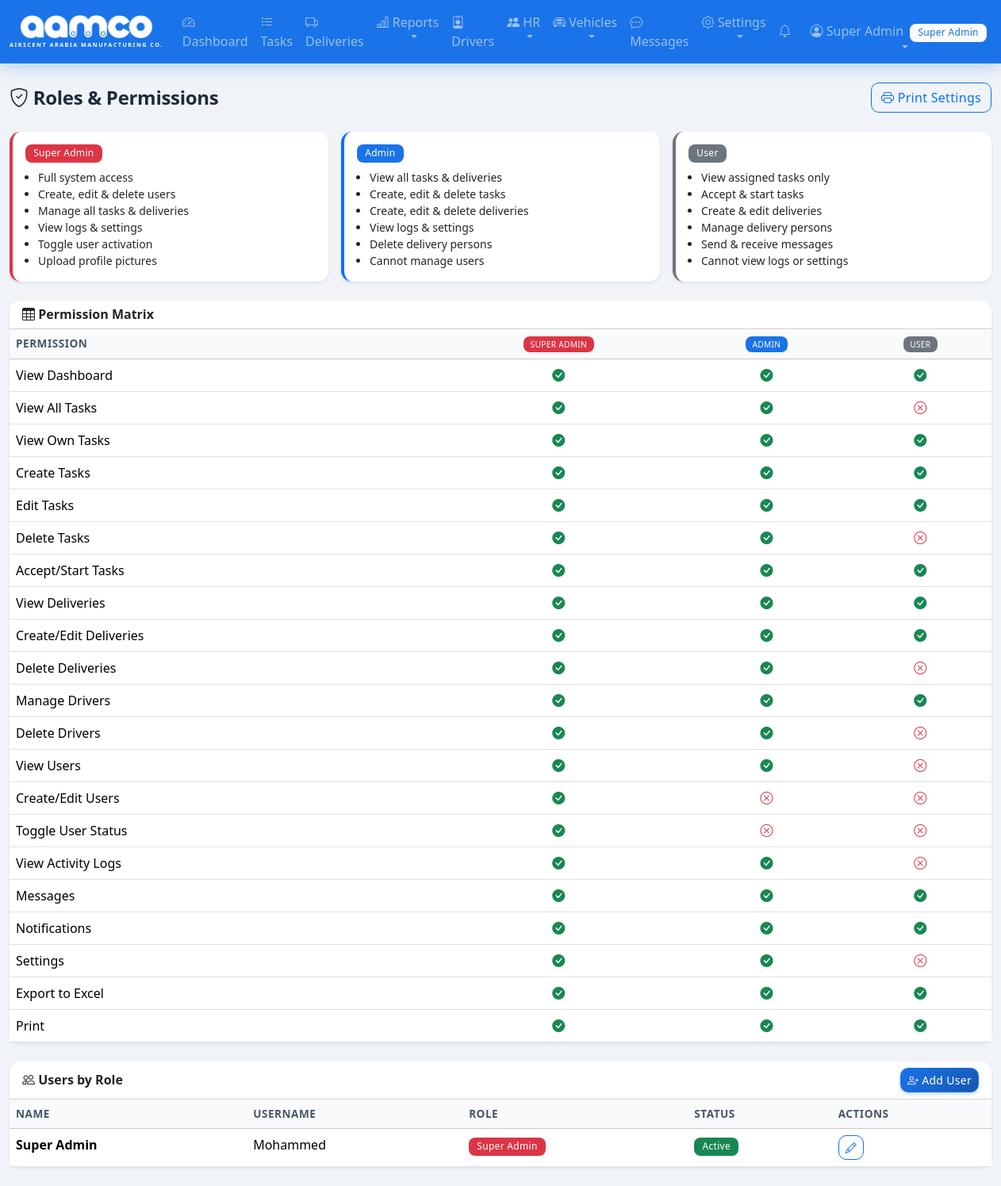
Screenshot of /settings/roles (signed in) with the database file from the repository.
### tables this page shows
CREATE TABLE users (
            id INTEGER PRIMARY KEY AUTOINCREMENT,
            username TEXT UNIQUE NOT NULL,
            password_hash TEXT NOT NULL,
            full_name TEXT NOT NULL,
            email TEXT,
            phone TEXT,
            pin_hash TEXT,
            profile_pic TEXT,
            role TEXT NOT NULL DEFAULT 'user',
            is_active INTEGER NOT NULL DEFAULT 1,
            created_at TIMESTAMP DEFAULT CURRENT_TIMESTAMP
        );

### app.py (the view)
@app.route('/settings/roles')
@admin_required
def role_settings():
    db = get_db()
    users_by_role = db.execute('''
        SELECT id, full_name, username, role, is_active FROM users ORDER BY
        CASE role WHEN 'super_admin' THEN 1 WHEN 'admin' THEN 2 ELSE 3 END, full_name
    ''').fetchall()
    db.close()
    return render_template('settings_roles.html', users=users_by_role)

### app.py (called while the page is built)
@login_manager.user_loader
def load_user(user_id):
    db = get_db()
    row = db.execute('SELECT * FROM users WHERE id = ?', (user_id,)).fetchone()
    db.close()
    if row:
        return User(**dict(row))
    return None

def admin_required(f):
    @wraps(f)
    @login_required
    def decorated(*args, **kwargs):
        if not current_user.is_admin():
            flash('Access denied. Admin privileges required.', 'danger')
            return redirect(url_for('dashboard'))
        return f(*args, **kwargs)
    return decorated

@app.context_processor
def inject_notification_count():
    if current_user.is_authenticated:
        db = get_db()
        count = db.execute('SELECT COUNT(*) FROM notifications WHERE user_id = ? AND is_read = 0',
                          (current_user.id,)).fetchone()[0]
        msg_count = db.execute('SELECT COUNT(*) FROM messages WHERE receiver_id = ? AND is_read = 0',
                              (current_user.id,)).fetchone()[0]
        db.close()
        return {'unread_notif_count': count, 'unread_msg_count': msg_count}
    return {'unread_notif_count': 0, 'unread_msg_count': 0}

@app.context_processor
def inject_settings():
    if current_user.is_authenticated:
        db = get_db()
        try:
            rows = db.execute('SELECT key, value FROM settings').fetchall()
            s = {r['key']: r['value'] for r in rows}
        except Exception:
            s = {}
        db.close()
        return {'app_settings': s, 'now': datetime.now}
    return {'app_settings': {}, 'now': datetime.now}

    @property
    def is_active(self):
        return bool(self._is_active)

    def is_super_admin(self):
        return self.role == 'super_admin'

    def is_admin(self):
        return self.role in ('super_admin', 'admin')

    def has_pin(self):
        return bool(self.pin_hash)

### database.py (called while the page is built)
def get_db():
    conn = sqlite3.connect(DB_PATH)
    conn.row_factory = sqlite3.Row
    conn.execute("PRAGMA foreign_keys = ON")
    return conn

### templates/settings_roles.html (shortened to what this page needs)
{% extends "base.html" %}
{% block content %}
<div class="d-flex justify-content-between align-items-center mb-4">
    <h4 class="mb-0"><i class="bi bi-shield-check"></i> Roles &amp; Permissions</h4>
    <div>
        <a href="{{ url_for('print_settings') }}" class="btn btn-outline-primary"><i class="bi bi-printer"></i> Print Settings</a>
    </div>
</div>
<div class="row g-3 mb-4">
    <div class="col-md-4">
        <div class="card shadow-sm border-0 border-start border-4 border-danger">
            <div class="card-body">
                <h6 class="fw-bold"><span class="badge bg-danger me-2">Super Admin</span></h6>
                <ul class="small mb-0 ps-3">
                    <li>Full system access</li>
                    <li>Create, edit &amp; delete users</li>
                    <li>Manage all tasks &amp; deliveries</li>
                    <li>View logs &amp; settings</li>
                    <li>Toggle user activation</li>
                    <li>Upload profile pictures</li>
                </ul>
            </div>
        </div>
    </div>
    <div class="col-md-4">
        <div class="card shadow-sm border-0 border-start border-4 border-primary">
            <div class="card-body">
                <h6 class="fw-bold"><span class="badge bg-primary me-2">Admin</span></h6>
                <ul class="small mb-0 ps-3">
                    <li>View all tasks &amp; deliveries</li>
                    <li>Create, edit &amp; delete tasks</li>
                    <li>Create, edit &amp; delete deliveries</li>
                    <li>View logs &amp; settings</li>
                    <li>Delete delivery persons</li>
                    <li>Cannot manage users</li>
                </ul>
            </div>
        </div>
    </div>
    <div class="col-md-4">
        <div class="card shadow-sm border-0 border-start border-4 border-secondary">
            <div class="card-body">
                <h6 class="fw-bold"><span class="badge bg-secondary me-2">User</span></h6>
                <ul class="small mb-0 ps-3">
                    <li>View assigned tasks only</li>
                    <li>Accept &amp; start tasks</li>
                    <li>Create &amp; edit deliveries</li>
                    <li>Manage delivery persons</li>
                    <li>Send &amp; receive messages</li>
                    <li>Cannot view logs or settings</li>
                </ul>
            </div>
        </div>
    </div>
</div>
<div class="card shadow-sm border-0 mb-4">
    <div class="card-header bg-white">
        <h6 class="mb-0 fw-bold"><i class="bi bi-table"></i> Permission Matrix</h6>
    </div>
    <div class="card-body p-0">
        <div class="table-responsive">
            <table class="table table-hover mb-0">
                <thead class="table-light">
                    <tr>
                        <th>Permission</th>
                        <th class="text-center"><span class="badge bg-danger">Super Admin</span></th>
                        <th class="text-center"><span class="badge bg-primary">Admin</span></th>
                        <th class="text-center"><span class="badge bg-secondary">User</span></th>
                    </tr>
                </thead>
                <tbody>
                    {% for perm, sa, admin, user in perms %}
                    <tr>
                        <td>{{ perm }}</td>
                        <td class="text-center">
                            {% if sa %}<i class="bi bi-check-circle-fill text-success"></i>
                            {% else %}<i class="bi bi-x-circle text-danger"></i>{% endif %}
                        </td>
                        <td class="text-center">
                            {% if admin %}<i class="bi bi-check-circle-fill text-success"></i>
                            {% else %}<i class="bi bi-x-circle text-danger"></i>{% endif %}
                        </td>
                        <td class="text-center">
                            {% if user %}<i class="bi bi-check-circle-fill text-success"></i>
                            {% else %}<i class="bi bi-x-circle text-danger"></i>{% endif %}
                        </td>
                    </tr>
                    {% endfor %}
                </tbody>
            </table>
        </div>
    </div>
</div>
<div class="card shadow-sm border-0">
    <div class="card-header bg-white d-flex justify-content-between align-items-center">
        <h6 class="mb-0 fw-bold"><i class="bi bi-people"></i> Users by Role</h6>
        {% if current_user.is_super_admin() %}
        <a href="{{ url_for('add_user') }}" class="btn btn-sm btn-primary"><i class="bi bi-person-plus"></i> Add User</a>
        {% endif %}
    </div>
    <div class="card-body p-0">
        <div class="table-responsive">
            <table class="table table-hover mb-0">
                <thead class="table-light">
                    <tr>
                        <th>Name</th>
                        <th>Username</th>
                        <th>Role</th>
                        <th>Status</th>
                        <th>Actions</th>
                    </tr>
                </thead>
                <tbody>
                    {% for u in users %}
                    <tr>
                        <td><strong>{{ u.full_name }}</strong></td>
                        <td>{{ u.username }}</td>
                        <td>
                            {% if u.role == 'super_admin' %}
                                <span class="badge bg-danger">Super Admin</span>
                            {% elif u.role == 'admin' %}
                                <span class="badge bg-primary">Admin</span>
                            {% else %}
                                <span class="badge bg-secondary">User</span>
                            {% endif %}
                        </td>
                        <td>
                            {% if u.is_active %}<span class="badge bg-success">Active</span>
                            {% else %}<span class="badge bg-secondary">Inactive</span>{% endif %}
                        </td>
                        <td>
                            {% if current_user.is_super_admin() %}
                            <a href="{{ url_for('edit_user', user_id=u.id) }}" class="btn btn-sm btn-outline-primary" title="Edit">
                                <i class="bi bi-pencil"></i>
                            </a>
                            {% endif %}
                        </td>
                    </tr>
                    {% endfor %}
                </tbody>
            </table>
        </div>
    </div>
</div>
{% endblock %}

### templates/base.html (shortened to what this page needs)
<!DOCTYPE html>
<html lang="en" data-bs-theme="light">
<head>
    <link href="https://cdn.jsdelivr.net/npm/bootstrap@5.3.2/dist/css/bootstrap.min.css" rel="stylesheet">
    <link href="https://cdn.jsdelivr.net/npm/bootstrap-icons@1.11.1/font/bootstrap-icons.css" rel="stylesheet">
    <link href="{{ url_for('static', filename='style.css') }}?v=5" rel="stylesheet">
</head>
<body>
    {% if current_user.is_authenticated %}
    <nav class="navbar navbar-expand-lg navbar-dark" style="background-color: #1a73e8;">
        <div class="container-fluid">
            <a class="navbar-brand fw-bold" href="{{ url_for('dashboard') }}">
                <div class="d-flex flex-column align-items-center">
                    <img src="{{ url_for('static', filename='logo.png') }}" alt="AAMCO" height="30" style="filter: brightness(0) invert(1);">
                    <span class="text-white d-none d-md-block" style="font-size: 0.45rem; letter-spacing: 1.5px; margin-top: 2px;">AIRSCENT ARABIA MANUFACTURING CO.</span>
                </div>
            </a>
            <div class="collapse navbar-collapse" id="navBar">
                <ul class="navbar-nav me-auto">
                    <li class="nav-item">
                        <a class="nav-link" href="{{ url_for('dashboard') }}"><i class="bi bi-speedometer2"></i> Dashboard</a>
                    </li>
                    <li class="nav-item">
                        <a class="nav-link" href="{{ url_for('tasks') }}"><i class="bi bi-list-task"></i> Tasks</a>
                    </li>
                    <li class="nav-item">
                        <a class="nav-link" href="{{ url_for('deliveries') }}"><i class="bi bi-truck"></i> Deliveries</a>
                    </li>
                    <li class="nav-item dropdown">
                        <a class="nav-link dropdown-toggle" href="#" role="button" data-bs-toggle="dropdown">
                            <i class="bi bi-bar-chart-line"></i> Reports
                        </a>
                    </li>
                    <li class="nav-item">
                        <a class="nav-link" href="{{ url_for('delivery_persons') }}"><i class="bi bi-person-badge"></i> Drivers</a>
                    </li>
                    <li class="nav-item dropdown">
                        <a class="nav-link dropdown-toggle" href="#" role="button" data-bs-toggle="dropdown">
                            <i class="bi bi-people-fill"></i> HR
                        </a>
                    </li>
                    <li class="nav-item dropdown">
                        <a class="nav-link dropdown-toggle" href="#" role="button" data-bs-toggle="dropdown">
                            <i class="bi bi-car-front"></i> Vehicles
                        </a>
                    </li>
                    <li class="nav-item">
                        <a class="nav-link position-relative" href="{{ url_for('messages_inbox') }}">
                            <i class="bi bi-chat-dots"></i> Messages
                        </a>
                    </li>
                    {% if current_user.is_admin() %}
                    <li class="nav-item dropdown">
                        <a class="nav-link dropdown-toggle" href="#" role="button" data-bs-toggle="dropdown">
                            <i class="bi bi-gear"></i> Settings
                        </a>
                    </li>
                    {% endif %}
                </ul>
                <ul class="navbar-nav">
                    <li class="nav-item me-2">
                        <a class="nav-link position-relative" href="{{ url_for('notifications') }}" title="Notifications" id="notifBellLink">
                            <i class="bi bi-bell"></i>
                        </a>
                    </li>
                    <li class="nav-item dropdown">
                        <a class="nav-link dropdown-toggle" href="#" role="button" data-bs-toggle="dropdown">
                            {% if current_user.profile_pic %}
                            <img src="{{ url_for('static', filename='uploads/' + current_user.profile_pic) }}" alt="" class="rounded-circle me-1" style="width:24px;height:24px;object-fit:cover;">
                            {% else %}
                            <i class="bi bi-person-circle"></i>
                            {% endif %}
                            {{ current_user.full_name }}
                            <span class="badge bg-light text-primary ms-1">{{ current_user.role | replace('_', ' ') | title }}</span>
                        </a>
                    </li>
                </ul>
            </div>
        </div>
    </nav>
    {% endif %}
    <div class="container-fluid py-4">
        {% block content %}{% endblock %}
    </div>
</body>
</html>

### static/style.css (style rules this page uses)
:root { --tf-primary: #1a73e8; --tf-primary-dark: #1557b0; --tf-primary-light: #e8f0fe; --tf-dark: #0a0f1a; --tf-dark-card: #111827; --tf-dark-surface: #1e293b; --tf-blue-glow: rgba(26, 115, 232, 0.12); --tf-border: #e2e8f0; --tf-radius: 14px; --tf-shadow: 0 1px 3px rgba(0,0,0,0.06), 0 1px 2px rgba(0,0,0,0.04); --tf-shadow-md: 0 4px 6px rgba(0,0,0,0.05), 0 2px 4px rgba(0,0,0,0.04); --tf-shadow-lg: 0 10px 30px rgba(0,0,0,0.08); }
body { background-color: #f0f4f8; font-family: 'Segoe UI', system-ui, -apple-system, sans-serif; color: #1e293b; -webkit-font-smoothing: antialiased; }
.navbar { box-shadow: 0 4px 20px rgba(26, 115, 232, 0.3); border-bottom: none; backdrop-filter: blur(10px); z-index: 1030; position: relative; }
.navbar-brand { font-size: 1.4rem; letter-spacing: 0.5px; }
.card { border-radius: var(--tf-radius); border: 1px solid var(--tf-border); box-shadow: var(--tf-shadow); transition: box-shadow 0.25s ease; }
.card-header { border-radius: var(--tf-radius) var(--tf-radius) 0 0 !important; }
.table th { font-weight: 600; font-size: 0.85rem; text-transform: uppercase; letter-spacing: 0.5px; color: #475569; background-color: #f8fafc; }
.badge { font-weight: 500; padding: 0.4em 0.8em; }
.btn-primary { background: linear-gradient(135deg, var(--tf-primary) 0%, var(--tf-primary-dark) 100%); border-color: var(--tf-primary); box-shadow: 0 2px 4px rgba(26, 115, 232, 0.3); }
.btn { border-radius: 10px; font-weight: 500; letter-spacing: 0.3px; }
.text-primary { color: var(--tf-primary) !important; }
.bg-primary { background-color: var(--tf-primary) !important; }
.badge { font-weight: 500; padding: 0.45em 0.85em; border-radius: 8px; letter-spacing: 0.3px; }
h4 { font-weight: 700; letter-spacing: -0.3px; }
.card { transition: box-shadow 0.25s ease; }
.btn { transition: transform 0.15s ease, box-shadow 0.15s ease, background-color 0.2s ease; }
.table-hover > tbody > tr { transition: background-color 0.2s ease; }
.navbar-nav .nav-link { position: relative; transition: color 0.2s ease; }
.navbar-nav .nav-link::after { content: ''; position: absolute; bottom: 0; left: 50%; width: 0; height: 2px; background-color: var(--tf-primary); transition: width 0.3s ease, left 0.3s ease; }

### rows the page displays
users: full_name "Super Admin", role "Super Admin", username "Mohammed", is_active "Active"

### other values shown
{{ perm }} "View Dashboard" "View All Tasks" "View Own Tasks" "Create Tasks" "Edit Tasks" "Delete Tasks" "Accept/Start Tasks" "View Deliveries" "Create/Edit Deliveries" "Delete Deliveries" "Manage Drivers" "Delete Drivers" "View Users" "Create/Edit Users" "Toggle User Status" "View Activity Logs" "Messages" "Notifications" "Settings" "Export to Excel" "Print"
